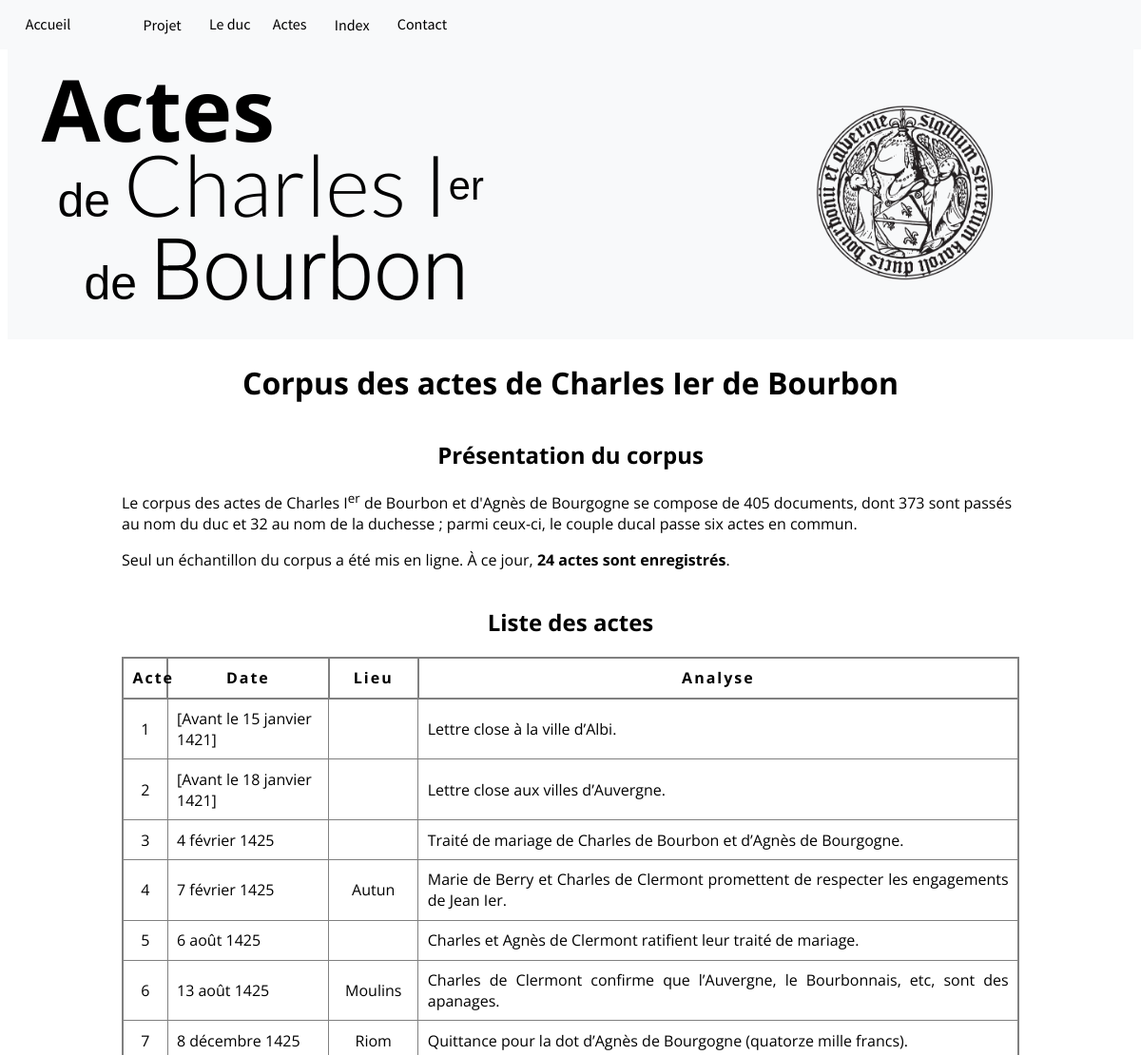
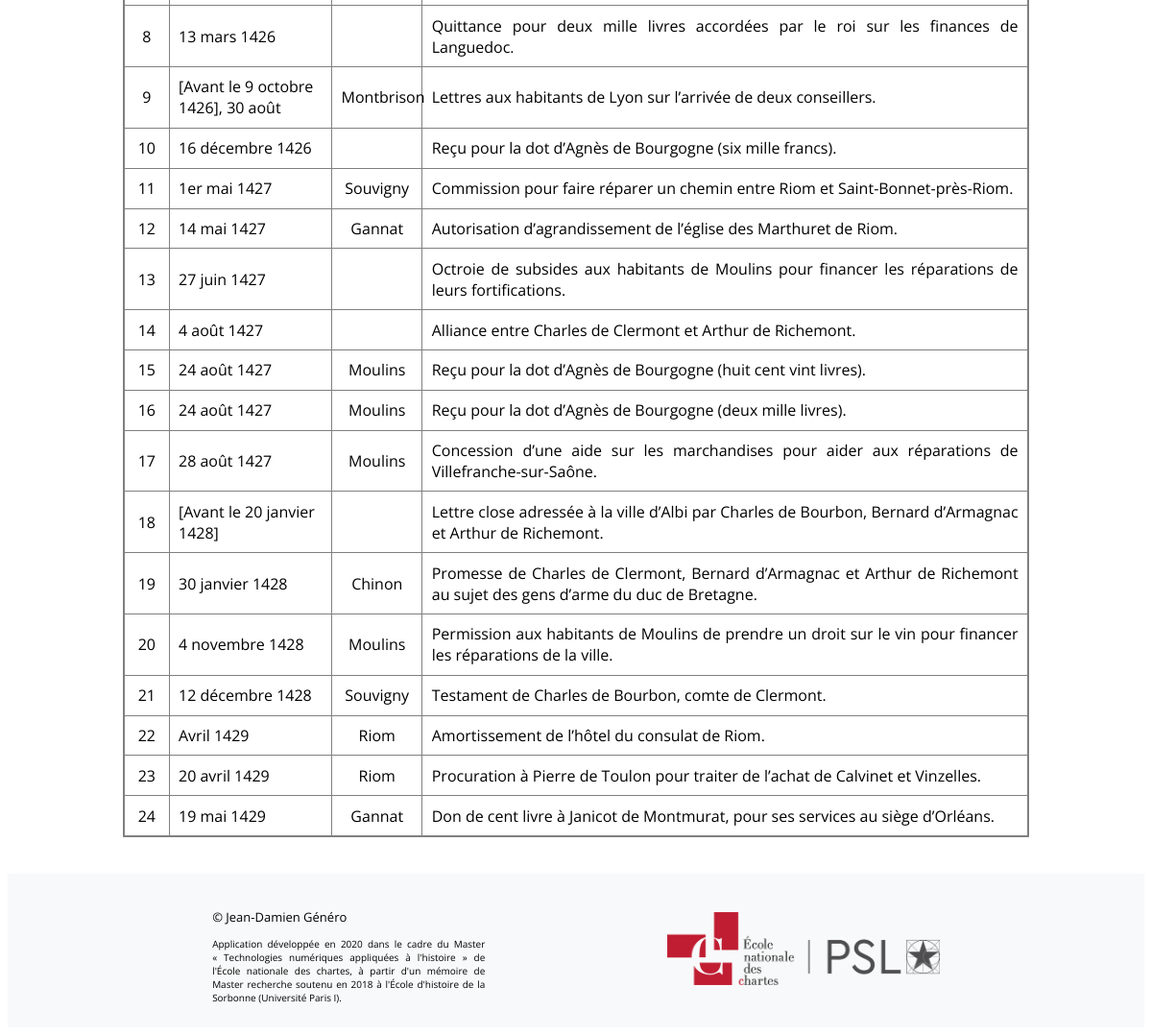
/actes, run on an earlier commit of the app's database (2 pictures, top to bottom).
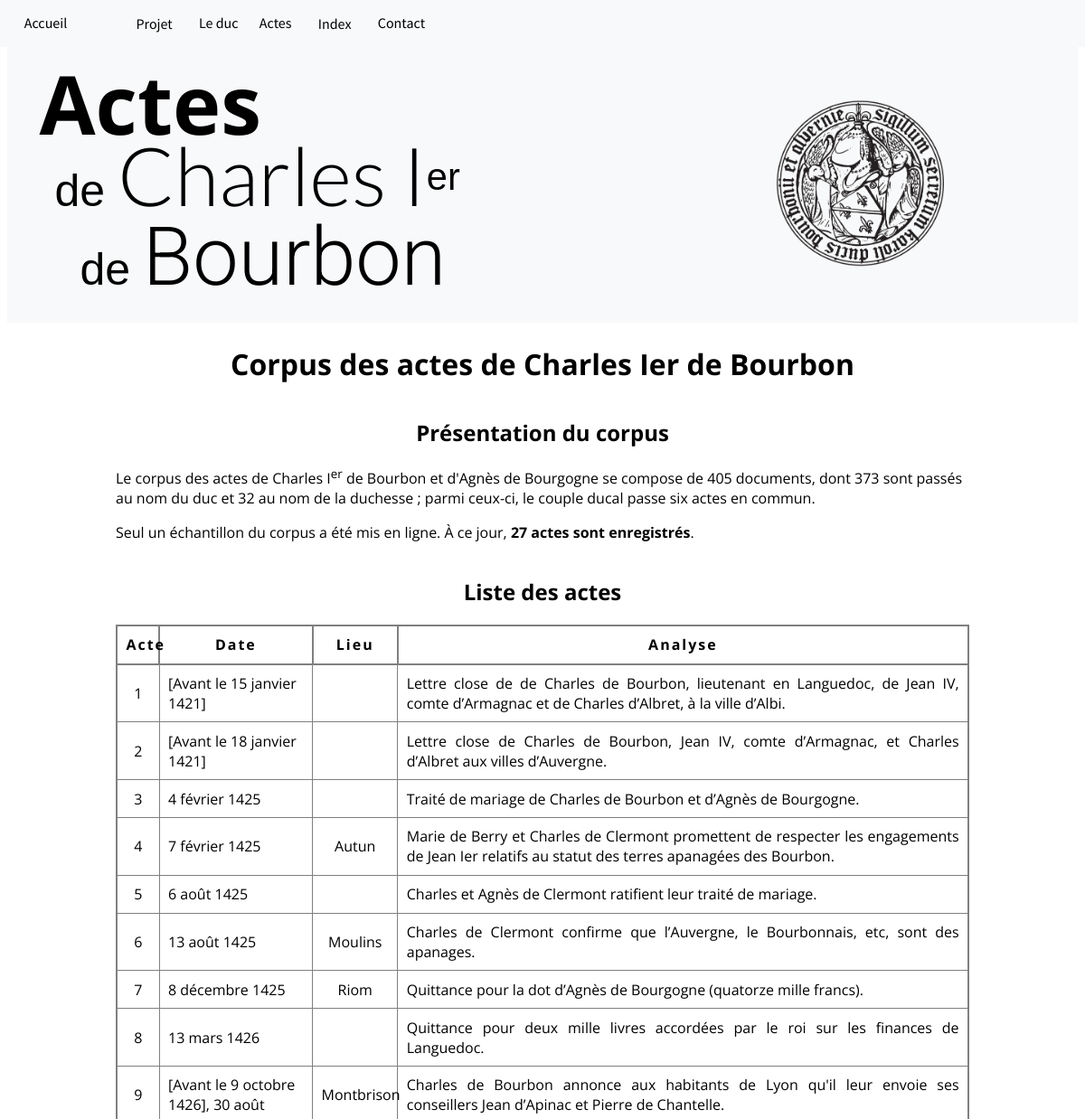
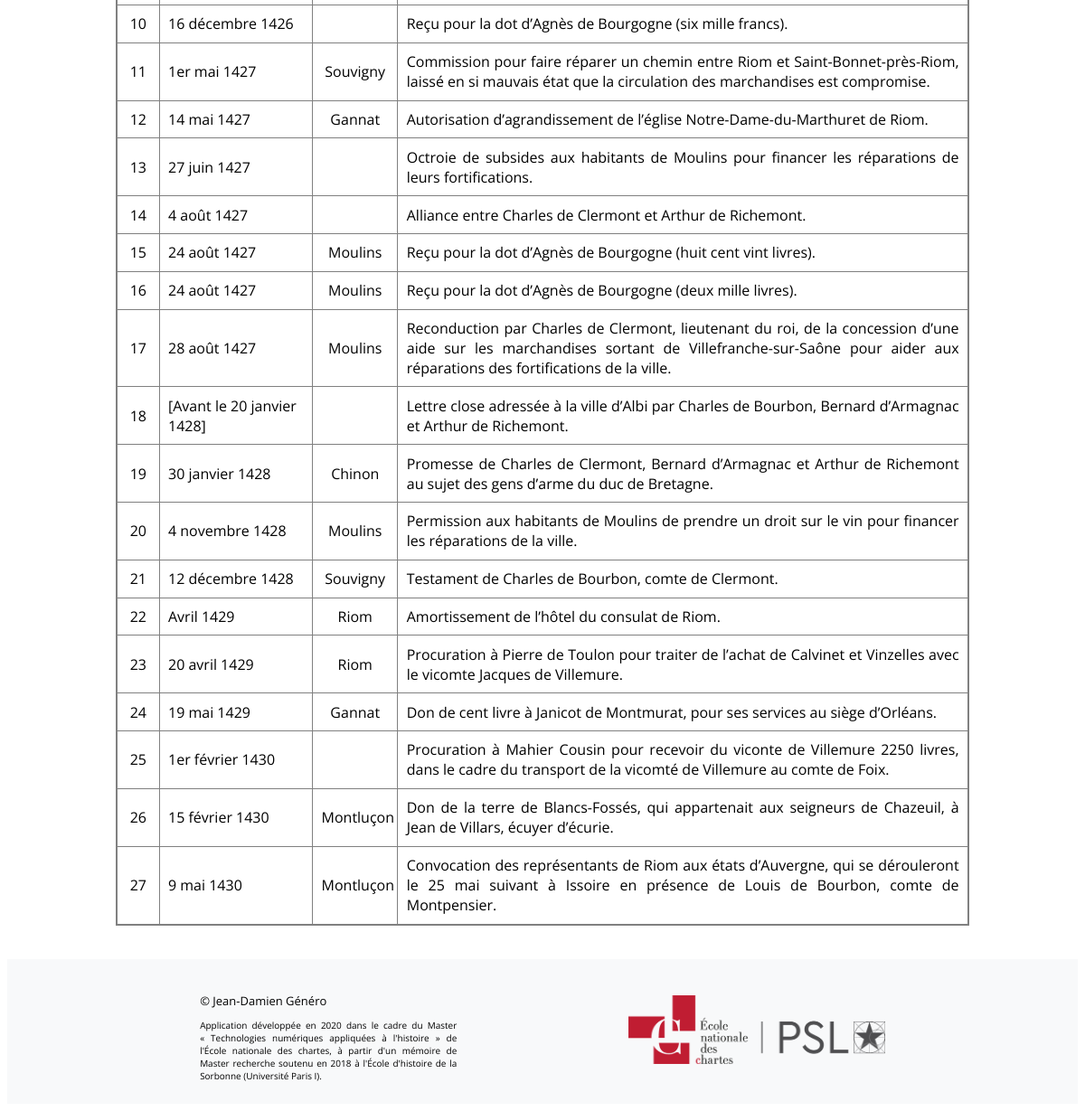
And on a later commit of the database (2 pictures, top to bottom).
### app/modeles/donnees.py (models this page shows)
class actes(db.Model):
	__tablename__ = "actes"
	id_acte = db.Column(db.Integer, unique=True, nullable=False, primary_key=True, autoincrement=True)
	lieu_conservation = db.Column(db.Text)
	cote = db.Column(db.Text)
	annee = db.Column(db.Text)
	date_temps = db.Column(db.Text)
	date_lieu = db.Column(db.Text)
	regeste = db.Column(db.Text)
	etatActe = db.Column(db.Text)
	typeActe = db.Column(db.Text)
	hauteur = db.Column(db.Integer)
	largeur = db.Column(db.Integer)
	repli = db.Column(db.Integer)
	"""
	depots = db.relationship("actes", back_populates="id_depots")

class depots(db.Model):
	__tablename__ = "depots"
	id_depots = db.Column(db.Integer, unique=True, nullable=False, primary_key=True, autoincrement=True)
	lieu_conservation = db.Column(db.Text)
	actes = db.relationship("depots", back_populates="actes_id_depots")
	conservation = db.relationship("actes", backref="document")
	"""

### app/routes.py (the view)
@app.route("/actes")
def corpus():
	Actes_total = actes.query.all()
	return render_template("pages/corpus.html", document=Actes_total)

### app/templates/pages/corpus.html
{% extends "conteneur.html" %}
{% block corps %}
    <div class="corpus-global">
    	<h1 class="h1_global">Corpus des actes de Charles Ier de Bourbon</h1>
        <div>
            <h2 class="h2_global">Présentation du corpus</h2>
            <p>Le corpus des actes de Charles I<sup>er</sup> de Bourbon et d'Agnès de Bourgogne se compose de 405 documents, dont 373 sont passés au nom du duc et 32 au nom de la duchesse ; parmi ceux-ci, le couple ducal passe six actes en commun.</p>
            <p>Seul un échantillon du corpus a été mis en ligne. À ce jour, <b>{{document|length}} actes sont enregistrés</b>.</p>
        </div>
        <div>
            <h2 class="h2_global">Liste des actes</h2>
            <div>
                <table>
                <thead>
                    <tr>
                        <th>Acte</th>
                        <th>Date</th>
                        <th>Lieu</th>
                        <th>Analyse</th>
                    </tr>
                </thead>
                    {% for acte in document %}
                        <tbody>
                            <tr>
                                <td><a href="{{url_for('acte', acte_id=acte.id_acte)}}">{{acte.id_acte}}</a></td>
                                <td>{{acte.date_temps}}</td>
                                <td>
                                    {% if acte.date_lieu %}
                                        {{acte.date_lieu}}
                                    {% endif %}
                                </td>
                                <td><a href="{{url_for('acte', acte_id=acte.id_acte)}}">{{acte.regeste}}.</a>
                            </td>
                            </tr>
                        </tbody>
                    {% endfor %}
                </table>
            </div>
        </div>
    </div>
{% endblock %}

### app/templates/conteneur.html (shortened to what this page needs)
<!DOCTYPE html>
<html lang="fr">
{% include "partials/css_projet.html" %}
<head>
</head>
<body>
    <nav class="nav-global fixed-top">
        <a href="{{url_for('accueil')}}">Accueil</a>
        <div class="nav-list">
            <div class="nav-item">
                <li class="dropdown">
                  <button class="dropbtn">Projet</button>
                </li>
                <li><a href="{{url_for('duc')}}">Le&nbsp;duc</a></li>
                <li><a href="{{url_for('corpus')}}">Actes</a></li>
                <li class="dropdown">
                  <button class="dropbtn">Index</button>
                </li>
                <li><a href="{{url_for('contact')}}">Contact</a></li>
            </div>
        </div>
    </nav>
    <div>
        <header class="header-global">
            <div class="header-text-global">
                <h1 class="header-h1">
                    <p class="l1">Actes</p>
                    <p class="l2">de <hi class="charles">Charles I</hi><sup>er</sup></p>
                    <p class="l3">de <hi class="bourbon">Bourbon</hi></p>
                </h1>
            </div>
            <div class="rotate header-img-global">
                <div>
                    <img src="{{url_for('static', filename='img/sceau_accueil.png')}}" class="header-img" alt="Sceau de Charles Ier">
                </div>
            </div>
        </header>
        <div class="arriere_plan">
            {% block corps%}{%endblock%}
        </div>
    </div>
    <div>
        <footer class="bloc-footer">
            <div>
                <div class="global-footer">
                    <div class="text-footer">
                        <p class="name-footer">© Jean-Damien Généro</p>
                        <p class="credit-footer">Application développée en 2020 dans le cadre du <a href="http://www.chartes.psl.eu/fr/cursus/master-technologies-numeriques-appliquees-histoire">Master &#171; Technologies numériques appliquées à l'histoire &#187;</a> de l'École nationale des chartes, à partir d'un mémoire de Master recherche soutenu en 2018 à l'École d'histoire de la Sorbonne (Université Paris I).</p>
                    </div>
                    <div class="box-img-footer">
                        <a href="http://www.chartes.psl.eu/fr"><img src="{{url_for('static', filename='img/logo_enc.png')}}" alt="Logo de l'École des chartes" class="img-footer"></a>
                    </div>
                </div>
            </div>
        </footer>
    </div>
</body>
</html>

### app/templates/partials/css_projet.html
<link href="{{ url_for('static', filename='css/css.css')}}" rel="stylesheet" type="text/css">
<link href="{{ url_for('static', filename='css/table.css')}}" rel="stylesheet" type="text/css">
<link href="{{ url_for('static', filename='css/font.css')}}" rel="stylesheet" type="text/css">

### app/static/css/css.css (style rules this page uses)
a:link { text-decoration: none; color: black; }
.nav-global { display: flex; flex-direction: row; background: #f8f9fa; padding: 1.25%; margin: auto; flex-wrap: wrap; font-family: 'Source Sans Pro', sans-serif; }
.fixed-top { position: fixed; top: 0; right: 0; left: 0; z-index: 1030; }
.nav-item { display: flex; flex-direction: row; justify-content: space-between; margin: auto; }
.nav-item > li { margin-right: 5%; margin-left: 5%; list-style: none; width: 100%; flex-wrap: wrap; }
.nav-global > a { margin-right: 5%; margin-left: 1%; text-decoration: none; }
.nav-item > li > a { text-decoration: none; }
.dropbtn { background-color: inherit; color: black; border: none; font-family: inherit; font-size: inherit; }
.dropdown { position: relative; display: inline-block; }
.h1_global { display: flex; flex-direction: column; flex-wrap: wrap; margin: auto; text-align: center; font-family: 'Open Sans', sans-serif; }
.h2_global { display: flex; flex-direction: row; justify-content: center; font-size: x-large; margin-top: 4%; }
.arriere_plan { background-color: #ffffff; padding-top: 5px; padding-bottom: 0px; padding-left: 20px; padding-right: 20px; margin-left: 100px; margin-right: 100px; margin-top: 0px; margin-bottom: 0px; }
.header-global { display: flex; flex-direction: row; background-color: #f8f9fa; padding-left: 3%; margin-top: 4%; }
.header-h1 { display: flex; flex-direction: column; width: 70%; }
.header-text-global { display: flex; flex-direction: row; width: 70%; height: auto; }
.l1 { font-size: 90px; line-height: 100%; font-family: 'Open Sans', sans-serif; margin-top: 0%; margin-bottom: 2%; }
.l2 { font-size: 50px; line-height: 50%; text-indent: 3%; font-family: Helvetica; font-weight: 300; margin-top: 2%; margin-bottom: 2%; }
.l3 { font-size: 50px; line-height: 150%; text-indent: 8%; font-family: Helvetica; font-weight: 300; margin-top: 2%; margin-bottom: 0%; }
.charles { font-size: 90px; font-family: 'Lato', sans-serif; }
.bourbon { font-size: 90px; font-family: 'Roboto', sans-serif; }
.header-img-global { display: flex; flex-direction: column; margin: auto; flex-wrap: wrap; width: 30%; }
.header-img { width: 60%; height: auto; }
.rotate div img { -webkit-transition: all 0.75s ease; transition: all 2s ease; }
.bloc-footer { background: #f8f9fa; }
.global-footer { display: flex; flex-direction: row; justify-content: space-around; padding: 2%; width: 80%; margin: auto; }
.text-footer { display: flex; flex-direction: column; width: 30%; font-family: 'Open Sans', sans-serif; justify-content: center; }
.name-footer { margin-bottom: 0.5%; font-size: small; }
.credit-footer { font-size: x-small; text-align: justify; margin-bottom: 0%; }
.box-img-footer { display: flex; flex-direction: column; justify-content: center; width: 30%; }
.img-footer { width: 100%; height: auto; }
.corpus-global { font-family: 'Open Sans', sans-serif; margin-top: 2%; margin-bottom: 4%; }

### app/static/css/table.css (style rules this page uses)
table { table-layout: auto; width: 100%; border-collapse: collapse; border: 2px solid gray; }
thead th:nth-child(1) { width: 5%; }
thead th:nth-child(2) { width: 18%; }
thead th:nth-child(3) { width: 10%; text-align: center; }
thead th:nth-child(4) { width: 67%; }
th { letter-spacing: 2px; border: 2px solid gray; }
tbody td:nth-child(1) { text-align: center; }
tbody td:nth-child(3) { text-align: center; }
tbody td:nth-child(4) { text-align: justify; }
th, td { padding: 1%; }
td { border: 0.75px solid gray; }

What changed in the data, as far as the page shows it:
changed actes "[Avant le 15 janvier 1421]": regeste "Lettre close à la ville d’Albi" → "Lettre close de de Charles de Bourbon, lieutenant en Languedoc, de Jean IV, comte d’Armagnac et de Charles d’Albret, à la ville d’Albi"
changed actes "[Avant le 18 janvier 1421]": regeste "Lettre close aux villes d’Auvergne" → "Lettre close de Charles de Bourbon, Jean IV, comte d’Armagnac, et Charles d’Albret aux villes d’Auvergne"
changed actes "7 février 1425": regeste "Marie de Berry et Charles de Clermont promettent de respecter les engagements de Jean Ier" → "Marie de Berry et Charles de Clermont promettent de respecter les engagements de Jean Ier relatifs au statut des terres apanagées des Bourbon"
changed actes "[Avant le 9 octobre 1426], 30 août": regeste "Lettres aux habitants de Lyon sur l’arrivée de deux conseillers" → "Charles de Bourbon annonce aux habitants de Lyon qu'il leur envoie ses conseillers Jean d’Apinac et Pierre de Chantelle"
changed actes "1er mai 1427": regeste "Commission pour faire réparer un chemin entre Riom et Saint-Bonnet-près-Riom" → "Commission pour faire réparer un chemin entre Riom et Saint-Bonnet-près-Riom, laissé en si mauvais état que la circulation des marchandises est compromise"
changed actes "14 mai 1427": regeste "Autorisation d’agrandissement de l’église des Marthuret de Riom" → "Autorisation d’agrandissement de l’église Notre-Dame-du-Marthuret de Riom"
changed actes "28 août 1427": regeste "Concession d’une aide sur les marchandises pour aider aux réparations de Villefranche-sur-Saône" → "Reconduction par Charles de Clermont, lieutenant du roi, de la concession d’une aide sur les marchandises sortant de Villefranche-sur-Saône pour aider aux réparations des fortifications de la ville"
changed actes "20 avril 1429": regeste "Procuration à Pierre de Toulon pour traiter de l’achat de Calvinet et Vinzelles" → "Procuration à Pierre de Toulon pour traiter de l’achat de Calvinet et Vinzelles avec le vicomte Jacques de Villemure"
added actes: id_acte "25", date_temps "1er février 1430", regeste "Procuration à Mahier Cousin pour recevoir du viconte de Villemure 2250 livres, dans le cadre du transport de la vicomté de Villemure au comte de Foix"
added actes: id_acte "26", date_temps "15 février 1430", date_lieu "Montluçon", regeste "Don de la terre de Blancs-Fossés, qui appartenait aux seigneurs de Chazeuil, à Jean de Villars, écuyer d’écurie"
added actes: id_acte "27", date_temps "9 mai 1430", date_lieu "Montluçon", regeste "Convocation des représentants de Riom aux états d’Auvergne, qui se dérouleront le 25 mai suivant à Issoire en présence de Louis de Bourbon, comte de Montpensier"
Also different on the page:
{{ document|length }}: "24" → "27"
